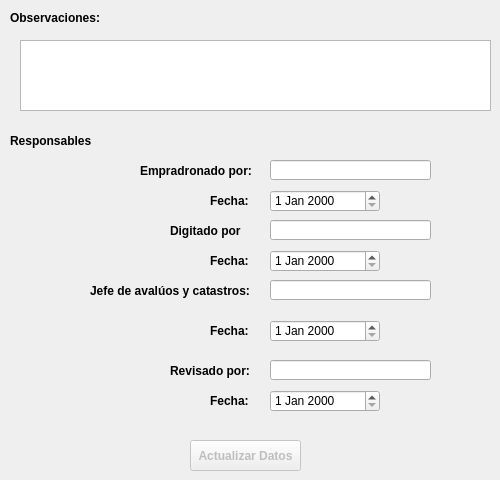
    <widget class="QWidget" name="tab">
     <attribute name="title">
      <string>Resp</string>
     </attribute>
     <widget class="QLineEdit" name="txtDigitado">
      <property name="geometry">
       <rect>
        <x>270</x>
        <y>220</y>
        <width>161</width>
        <height>20</height>
       </rect>
      </property>
      <property name="maxLength">
       <number>45</number>
      </property>
     </widget>
     <widget class="QLabel" name="label_122">
      <property name="geometry">
       <rect>
        <x>90</x>
        <y>280</y>
        <width>161</width>
        <height>21</height>
       </rect>
      </property>
      <property name="font">
       <font>
        <weight>75</weight>
        <bold>true</bold>
       </font>
      </property>
      <property name="text">
       <string>Jefe de avalúos y catastros:</string>
      </property>
     </widget>
     <widget class="QLabel" name="label_115">
      <property name="geometry">
       <rect>
        <x>140</x>
        <y>160</y>
        <width>111</width>
        <height>21</height>
       </rect>
      </property>
      <property name="font">
       <font>
        <weight>75</weight>
        <bold>true</bold>
       </font>
      </property>
      <property name="text">
       <string>Empradronado por:</string>
      </property>
     </widget>
     <widget class="QPushButton" name="btnGuardar">
      <property name="enabled">
       <bool>false</bool>
      </property>
      <property name="geometry">
       <rect>
        <x>190</x>
        <y>440</y>
        <width>111</width>
        <height>31</height>
       </rect>
      </property>
      <property name="font">
       <font>
        <weight>75</weight>
        <bold>true</bold>
       </font>
      </property>
      <property name="text">
       <string>Actualizar Datos</string>
      </property>
     </widget>
     <widget class="QLabel" name="label_125">
      <property name="geometry">
       <rect>
        <x>210</x>
        <y>320</y>
        <width>41</width>
        <height>21</height>
       </rect>
      </property>
      <property name="font">
       <font>
        <weight>75</weight>
        <bold>true</bold>
       </font>
      </property>
      <property name="text">
       <string>Fecha:</string>
      </property>
     </widget>
     <widget class="QLabel" name="label_120">
      <property name="geometry">
       <rect>
        <x>170</x>
        <y>220</y>
        <width>71</width>
        <height>21</height>
       </rect>
      </property>
      <property name="font">
       <font>
        <weight>75</weight>
        <bold>true</bold>
       </font>
      </property>
      <property name="text">
       <string>Digitado por:</string>
      </property>
     </widget>
     <widget class="QLineEdit" name="txtRevisado">
      <property name="geometry">
       <rect>
        <x>270</x>
        <y>360</y>
        <width>161</width>
        <height>20</height>
       </rect>
      </property>
      <property name="maxLength">
       <number>45</number>
      </property>
     </widget>
     <widget class="QLabel" name="label_114">
      <property name="geometry">
       <rect>
        <x>10</x>
        <y>130</y>
        <width>81</width>
        <height>21</height>
       </rect>
      </property>
      <property name="font">
       <font>
        <weight>75</weight>
        <bold>true</bold>
       </font>
      </property>
      <property name="text">
       <string>Responsables:</string>
      </property>
     </widget>
     <widget class="QLabel" name="label_124">
      <property name="geometry">
       <rect>
        <x>210</x>
        <y>250</y>
        <width>41</width>
        <height>21</height>
       </rect>
      </property>
      <property name="font">
       <font>
        <weight>75</weight>
        <bold>true</bold>
       </font>
      </property>
      <property name="text">
       <string>Fecha:</string>
      </property>
     </widget>
     <widget class="QLineEdit" name="txtJefe">
      <property name="geometry">
       <rect>
        <x>270</x>
        <y>280</y>
        <width>161</width>
        <height>20</height>
       </rect>
      </property>
      <property name="maxLength">
       <number>45</number>
      </property>
     </widget>
     <widget class="QDateEdit" name="datDigitado">
      <property name="geometry">
       <rect>
        <x>270</x>
        <y>250</y>
        <width>110</width>
        <height>22</height>
       </rect>
      </property>
     </widget>
     <widget class="QLabel" name="label_123">
      <property name="geometry">
       <rect>
        <x>210</x>
        <y>390</y>
        <width>41</width>
        <height>21</height>
       </rect>
      </property>
      <property name="font">
       <font>
        <weight>75</weight>
        <bold>true</bold>
       </font>
      </property>
      <property name="text">
       <string>Fecha:</string>
      </property>
     </widget>
     <widget class="QDateEdit" name="datJefe">
      <property name="geometry">
       <rect>
        <x>270</x>
        <y>320</y>
        <width>110</width>
        <height>22</height>
       </rect>
      </property>
     </widget>
     <widget class="QPlainTextEdit" name="txaObservacion">
      <property name="geometry">
       <rect>
        <x>20</x>
        <y>40</y>
        <width>471</width>
        <height>71</height>
       </rect>
      </property>
     </widget>
     <widget class="QDateEdit" name="datRevisado">
      <property name="geometry">
       <rect>
        <x>270</x>
        <y>390</y>
        <width>110</width>
        <height>22</height>
       </rect>
      </property>
     </widget>
     <widget class="QLabel" name="label_117">
      <property name="geometry">
       <rect>
        <x>170</x>
        <y>360</y>
        <width>81</width>
        <height>21</height>
       </rect>
      </property>
      <property name="font">
       <font>
        <weight>75</weight>
        <bold>true</bold>
       </font>
      </property>
      <property name="text">
       <string>Revisado por:</string>
      </property>
     </widget>
     <widget class="QDateEdit" name="datEmpadronado">
      <property name="geometry">
       <rect>
        <x>270</x>
        <y>190</y>
        <width>110</width>
        <height>22</height>
       </rect>
      </property>
     </widget>
     <widget class="QLineEdit" name="txtEmpadronado">
      <property name="geometry">
       <rect>
        <x>270</x>
        <y>160</y>
        <width>161</width>
        <height>20</height>
       </rect>
      </property>
      <property name="maxLength">
       <number>45</number>
      </property>
     </widget>
     <widget class="QLabel" name="label_95">
      <property name="geometry">
       <rect>
        <x>10</x>
        <y>10</y>
        <width>91</width>
        <height>16</height>
       </rect>
      </property>
      <property name="font">
       <font>
        <weight>75</weight>
        <bold>true</bold>
       </font>
      </property>
      <property name="text">
       <string>Observaciones:</string>
      </property>
     </widget>
     <widget class="QLabel" name="label_116">
      <property name="geometry">
       <rect>
        <x>210</x>
        <y>190</y>
        <width>41</width>
        <height>21</height>
       </rect>
      </property>
      <property name="font">
       <font>
        <weight>75</weight>
        <bold>true</bold>
       </font>
      </property>
      <property name="text">
       <string>Fecha:</string>
      </property>
     </widget>
    </widget>
